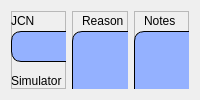
                <widget class="QWidget" name="main">
                 <attribute name="title">
                  <string>Main</string>
                 </attribute>
                 <layout class="QHBoxLayout" name="horizontalLayout_6">
                  <item>
                   <widget class="QFrame" name="frame_10">
                    <property name="frameShape">
                     <enum>QFrame::StyledPanel</enum>
                    </property>
                    <property name="frameShadow">
                     <enum>QFrame::Raised</enum>
                    </property>
                    <widget class="QLineEdit" name="simulator_lineEdit">
                     <property name="geometry">
                      <rect>
                       <x>0</x>
                       <y>80</y>
                       <width>231</width>
                       <height>31</height>
                      </rect>
                     </property>
                     <property name="styleSheet">
                      <string notr="true">background-color: rgb(148, 177, 255);
border: 1px solid #000000;
border-radius: 10px;
font: 12pt &quot;Verdana&quot;;
color: rgb(66, 8, 36);</string>
                     </property>
                    </widget>
                    <widget class="QLabel" name="disposition_label">
                     <property name="geometry">
                      <rect>
                       <x>0</x>
                       <y>120</y>
                       <width>81</width>
                       <height>20</height>
                      </rect>
                     </property>
                     <property name="text">
                      <string>Disposition</string>
                     </property>
                    </widget>
                    <widget class="QLabel" name="JCN_label">
                     <property name="geometry">
                      <rect>
                       <x>0</x>
                       <y>0</y>
                       <width>121</width>
                       <height>20</height>
                      </rect>
                     </property>
                     <property name="text">
                      <string>JCN</string>
                     </property>
                    </widget>
                    <widget class="QLabel" name="simulator_label">
                     <property name="geometry">
                      <rect>
                       <x>0</x>
                       <y>60</y>
                       <width>121</width>
                       <height>20</height>
                      </rect>
                     </property>
                     <property name="text">
                      <string>Simulator</string>
                     </property>
                    </widget>
                    <widget class="QLineEdit" name="JCN_lineEdit">
                     <property name="geometry">
                      <rect>
                       <x>0</x>
                       <y>20</y>
                       <width>231</width>
                       <height>31</height>
                      </rect>
                     </property>
                     <property name="styleSheet">
                      <string notr="true">background-color: rgb(148, 177, 255);
border: 1px solid #000000;
border-radius: 10px;
font: 12pt &quot;Verdana&quot;;
color: rgb(66, 8, 36);</string>
                     </property>
                    </widget>
                    <widget class="QLabel" name="priority_label">
                     <property name="geometry">
                      <rect>
                       <x>140</x>
                       <y>120</y>
                       <width>91</width>
                       <height>20</height>
                      </rect>
                     </property>
                     <property name="text">
                      <string>Priority</string>
                     </property>
                    </widget>
                    <widget class="QLineEdit" name="priority_lineEdit">
                     <property name="geometry">
                      <rect>
                       <x>140</x>
                       <y>140</y>
                       <width>91</width>
                       <height>31</height>
                      </rect>
                     </property>
                     <property name="styleSheet">
                      <string notr="true">background-color: rgb(148, 177, 255);
border: 1px solid #000000;
border-radius: 10px;
font: 12pt &quot;Verdana&quot;;
color: rgb(66, 8, 36);</string>
                     </property>
                    </widget>
                    <widget class="QComboBox" name="disposition_comboBox">
                     <property name="geometry">
                      <rect>
                       <x>0</x>
                       <y>140</y>
                       <width>91</width>
                       <height>31</height>
                      </rect>
                     </property>
                     <property name="styleSheet">
                      <string notr="true">background-color: rgb(148, 177, 255);
border: 1px solid #000000;
border-radius: 10px;
font: 12pt &quot;Verdana&quot;;
color: rgb(66, 8, 36);</string>
                     </property>
                    </widget>
                   </widget>
                  </item>
                  <item>
                   <widget class="QFrame" name="frame_11">
                    <property name="frameShape">
                     <enum>QFrame::StyledPanel</enum>
                    </property>
                    <property name="frameShadow">
                     <enum>QFrame::Raised</enum>
                    </property>
                    <widget class="QLabel" name="reason_label">
                     <property name="geometry">
                      <rect>
                       <x>10</x>
                       <y>0</y>
                       <width>121</width>
                       <height>20</height>
                      </rect>
                     </property>
                     <property name="text">
                      <string>Reason</string>
                     </property>
                    </widget>
                    <widget class="QTextEdit" name="reason_textEdit">
                     <property name="geometry">
                      <rect>
                       <x>0</x>
                       <y>20</y>
                       <width>241</width>
                       <height>161</height>
                      </rect>
                     </property>
                     <property name="styleSheet">
                      <string notr="true">background-color: rgb(148, 177, 255);
border: 1px solid #000000;
border-radius: 10px;
font: 12pt &quot;Verdana&quot;;
color: rgb(66, 8, 36);</string>
                     </property>
                    </widget>
                   </widget>
                  </item>
                  <item>
                   <widget class="QFrame" name="frame_12">
                    <property name="frameShape">
                     <enum>QFrame::StyledPanel</enum>
                    </property>
                    <property name="frameShadow">
                     <enum>QFrame::Raised</enum>
                    </property>
                    <widget class="QLabel" name="notes_label">
                     <property name="geometry">
                      <rect>
                       <x>10</x>
                       <y>0</y>
                       <width>121</width>
                       <height>20</height>
                      </rect>
                     </property>
                     <property name="text">
                      <string>Notes</string>
                     </property>
                    </widget>
                    <widget class="QTextEdit" name="notes_textEdit">
                     <property name="geometry">
                      <rect>
                       <x>0</x>
                       <y>20</y>
                       <width>241</width>
                       <height>161</height>
                      </rect>
                     </property>
                     <property name="styleSheet">
                      <string notr="true">background-color: rgb(148, 177, 255);
border: 1px solid #000000;
border-radius: 10px;
font: 12pt &quot;Verdana&quot;;
color: rgb(66, 8, 36);</string>
                     </property>
                    </widget>
                   </widget>
                  </item>
                 </layout>
                </widget>
